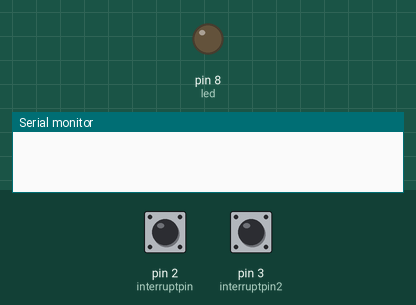
Simulated run of this sketch. Board: Arduino Uno, built with avr-gcc and run on an emulated ATmega328P. Shown: output pins drawn as LEDs (lit = HIGH), the last lines printed to the serial monitor. Dashed ring = blinking. The inputs (shaded band) are chosen by the test bench; at power-on: pin 2 (interruptpin) HIGH, pin 3 (interruptpin2) LOW.

Above: at 1.2 s.
1.3 s: pin 2 (interruptpin) pulled LOW for 0.15 s
4.3 s: pin 3 (interruptpin2) pulled HIGH for 0.15 s
At 4.7 s:
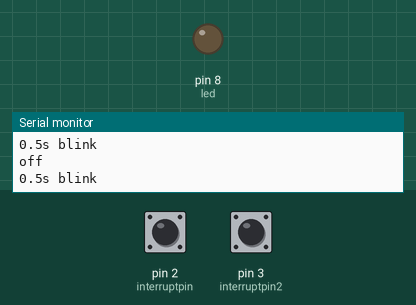
5.9 s: pin 2 (interruptpin) pulled LOW for 1 s
At 6.7 s:
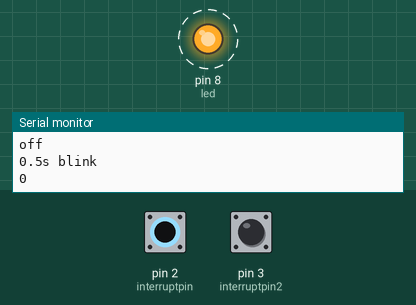
9.9 s: pin 3 (interruptpin2) pulled HIGH for 1 s
At 10.7 s:
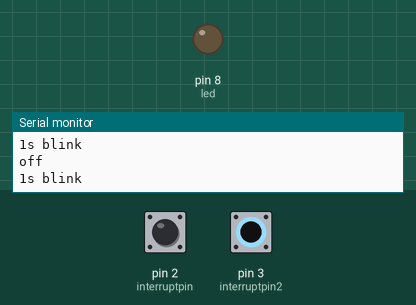
Timing chart, 0 to 12.9 s (numbered marks = the images above; inputs shaded):
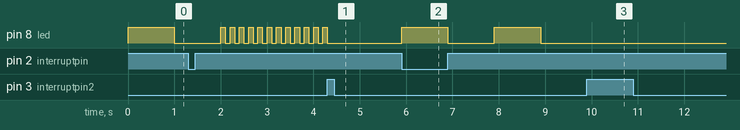

Measured:
- after the input at 4.3 s, pin 8 (led): goes on until 4.3 s, then stays LOW
- after the input at 5.9 s, pin 8 (led): alternates HIGH for 1.0 s and LOW for 1.0 s, starting at once
- after the input at 9.9 s, pin 8 (led): stops changing and stays LOW
- by itself, pin 8 (led): alternates HIGH for 0.10 s and LOW for 0.10 s

The sketch:

LedSwitch.ino
```cpp
int i = 0;
int led = 8;
int interruptpin = 2;
int interruptpin2 = 3;
int Serialbutton = 0;
int buttonstate = 0;
unsigned long cnt = 0;
String stringbutton = "";

void setup()
{
      pinMode(led, OUTPUT);
      pinMode(interruptpin, INPUT_PULLUP);
      Serial.begin(115200);
      attachInterrupt(digitalPinToInterrupt(interruptpin), interrupt, FALLING);
      attachInterrupt(digitalPinToInterrupt(interruptpin2), interrupt2, RISING);
}

void loop()
{
      serial_button();
      if (i>=0 && i % 3 == 0)
      {
            second();
            Serial.println("1s blink");
      }
      else if (i>0 && i % 3 == 1)
      {
            halfsecond();
            Serial.println("0.5s blink");
      }
      else if (i>0 && i % 3 == 2)
      {
            full();
            Serial.println("on");
      }
      else if(i == -1)
      {
            digitalWrite(led, LOW);
      }
}
void second() // 1초마다 깜빡
{
      digitalWrite(led, HIGH);
      delay(1000);
      digitalWrite(led, LOW);
      delay(1000);
}
void halfsecond() // 0.1초마다 깜빡
{
      digitalWrite(led, HIGH);
      delay(100);
      digitalWrite(led, LOW);
      delay(100);
}
void full() // 켜져있는 상태
{
      digitalWrite(led, HIGH);
      delay(1000);
      digitalWrite(led, LOW);
      delay(1);
}

void interrupt() // 누르는 순간
{
      if (millis() - cnt > 150)
      {
            i++;
            Serial.println(i);
      }
      cnt = millis();
}
void interrupt2() // 떼는 순간
{
      if (millis() - cnt > 2000)
      {
            digitalWrite(led, LOW);
            i = -1;
            Serial.println("off");
      }
}

void serial_button() // 시리얼 모니터를 이용 제어 값 입력
{
      if (Serial.available() > 0)
      {
            stringbutton = Serial.readString();
            Serial.println(stringbutton);
            if (stringbutton.compareTo("one") == 0)
            {
                  Serial.println("1s blink");
                  i = 0;
            }
            else if (stringbutton.compareTo("two") == 0)
            {
                  Serial.println("0.5s blink");
                  i = 1;
            }
            else if (stringbutton.compareTo("three") == 0)
            {
                  Serial.println("on");
                  i = 2;
            }
            else if (stringbutton.compareTo("zero") == 0)
            {
                  Serial.println("off");
                  i = -1;
                  digitalWrite(led, LOW);
            }
      }
}
```
